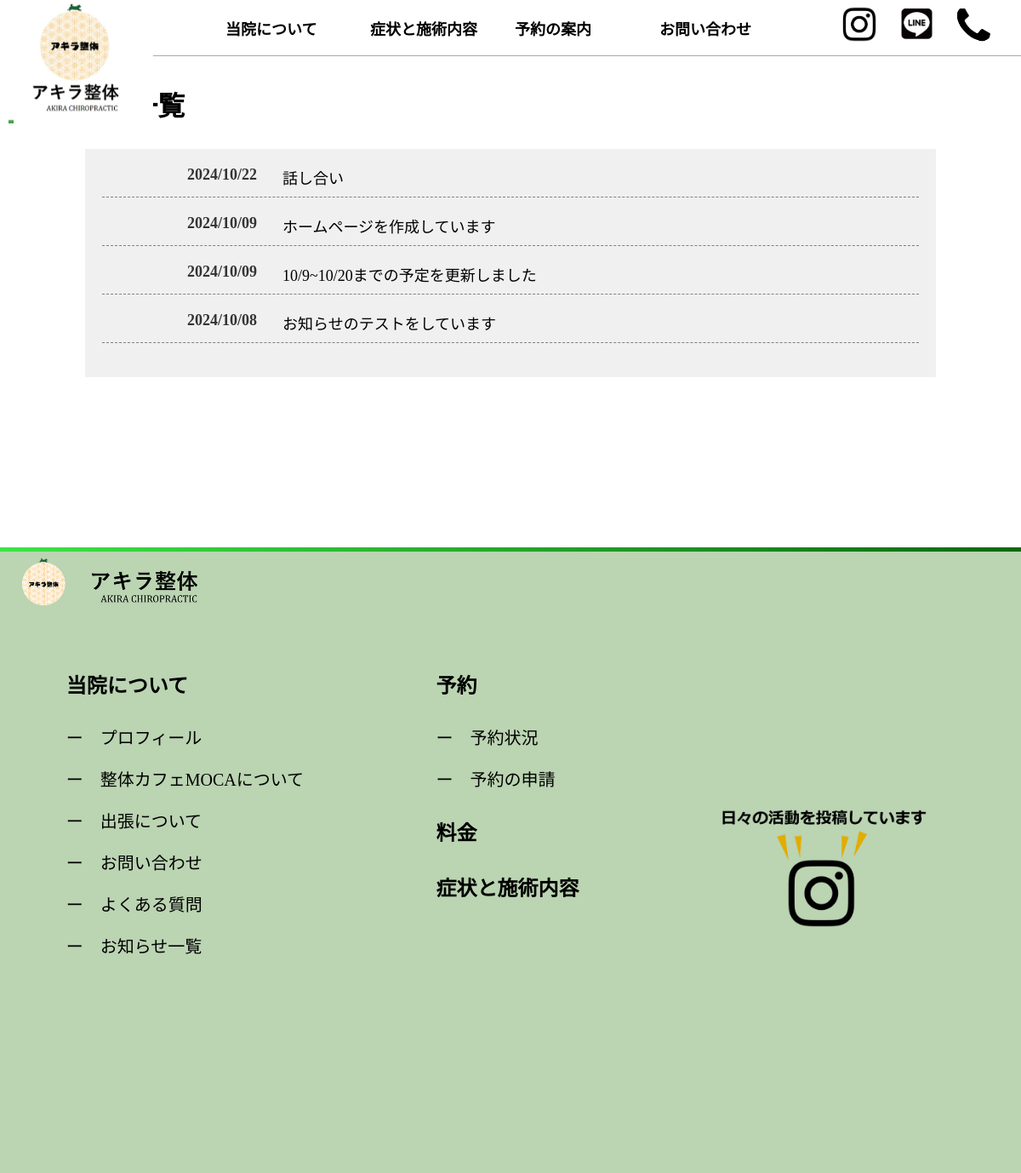
Page /notice-all/ on the committed database.
### calendarapp/models.py (models this page shows, shortened)
class Notice(models.Model):
    title = models.CharField(max_length=200)  # お知らせのタイトル
    content = models.TextField()  # お知らせの内容
    date = models.DateField()  # お知らせの日付、自動的に現在の日付が保存される

### calendarapp/views.py (the view)
# urls.py: path('notice-all/', views.notice_all, name='notice_all'),
def notice_all(request):
    notices = Notice.objects.all().order_by('-date')
    return render(request, 'calendarapp/notice-all.html', {'notices': notices})

### calendarapp/templates/calendarapp/notice-all.html (shortened to what this page needs)
{% extends 'base.html' %}
{% block content %}
{% load static %}
<body>
   <div class="notice-image">
   </div>
   <div class="notice-title">お知らせ一覧</div>
   <div class="notice-list">
    {% for notice in notices %}
    <div class="notice-item">
        <div class="notice-date">{{ notice.date|date:"Y/m/d" }}</div>
        <a href="{% url 'notice_detail' notice.pk %}">
            <div class="notice-title1">{{ notice.title }}</div>
        </a>
    </div>
    {% endfor %}
</div>
</body>
{% endblock %}

### calendarapp/templates/base.html (style rules this page uses)
body { margin: 0; padding: 0; scroll-behavior: smooth; }
a { text-decoration: none; color: black; }

### calendarapp/templates/calendarapp/notice-all.html (style rules this page uses)
.notice-list { width: 80%; background-color: rgb(240, 240, 240); padding: 20px; margin: auto; justify-content: left; margin-bottom: 100px; }
.notice-item { margin-bottom: 20px; padding-left: 100px; padding-bottom: 10px; display: flex; justify-content: left; border-bottom: dashed 1.5px gray; }
.notice-title { font-size: 32px; font-weight: bold; border-left: solid 6px #44a549; padding-left: 10px; margin: 10px 10px 30px 10px; }
.notice-title1 { font-size: 18px; }
.notice-date { font-size: 18px; font-weight: bold; color: #333; margin-right: 30px; }

### rows in the picture
Notice: date "2024/10/22", title "話し合い"
Notice: date "2024/10/09", title "ホームページを作成しています"
Notice: date "2024/10/09", title "10/9~10/20までの予定を更新しました"
Notice: date "2024/10/08", title "お知らせのテストをしています"
